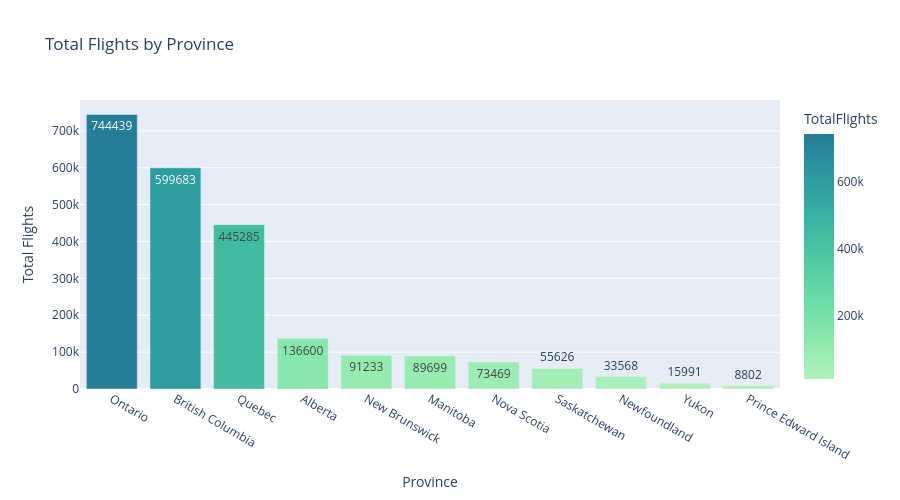

The notebook cell saved with this chart:
### Markdown cell above
#### Province and Total Flights Distribution

### Code cell
flights_sum = (
    customers.groupby('Province or State')['total_flights']
    .sum()
    .reset_index(name='TotalFlights')
    .sort_values('TotalFlights', ascending=False)
)

fig = px.bar(
    flights_sum,
    x='Province or State',
    y='TotalFlights',
    title='Total Flights by Province',
    text_auto='.0f',
    color='TotalFlights',
    color_continuous_scale='Tealgrn'
)
fig.update_layout(xaxis_title='Province', yaxis_title='Total Flights', height=500)
fig.show()

### Figure 1 — Plotly figure (JSON) as saved in the notebook; plotly's stock layout.template omitted (floating-point values rounded to 4 significant figures)
{"data": [{"hovertemplate": "Province or State=%{x}<br>TotalFlights=%{marker.color}<extra></extra>", "legendgroup": "", "marker": {"color": [744400.0, 599700.0, 445300.0, 136600.0, 91230.0, 89700.0, 73470.0, 55630.0, 33570.0, 15990.0, 8802.0], "coloraxis": "coloraxis", "pattern": {"shape": ""}}, "name": "", "orientation": "v", "showlegend": false, "textposition": "auto", "texttemplate": "%{y:.0f}", "type": "bar", "x": ["Ontario", "British Columbia", "Quebec", "Alberta", "New Brunswick", "Manitoba", "Nova Scotia", "Saskatchewan", "Newfoundland", "Yukon", "Prince Edward Island"], "xaxis": "x", "y": [744400.0, 599700.0, 445300.0, 136600.0, 91230.0, 89700.0, 73470.0, 55630.0, 33570.0, 15990.0, 8802.0], "yaxis": "y"}], "layout": {"barmode": "relative", "coloraxis": {"colorbar": {"title": {"text": "TotalFlights"}}, "colorscale": [[0, "rgb(176, 242, 188)"], [0.1667, "rgb(137, 232, 172)"], [0.3333, "rgb(103, 219, 165)"], [0.5, "rgb(76, 200, 163)"], [0.6667, "rgb(56, 178, 163)"], [0.8333, "rgb(44, 152, 160)"], [1, "rgb(37, 125, 152)"]]}, "height": 500, "legend": {"tracegroupgap": 0}, "title": {"text": "Total Flights by Province"}, "xaxis": {"anchor": "y", "domain": [0, 1], "title": {"text": "Province"}}, "yaxis": {"anchor": "x", "domain": [0, 1], "title": {"text": "Total Flights"}}}}
